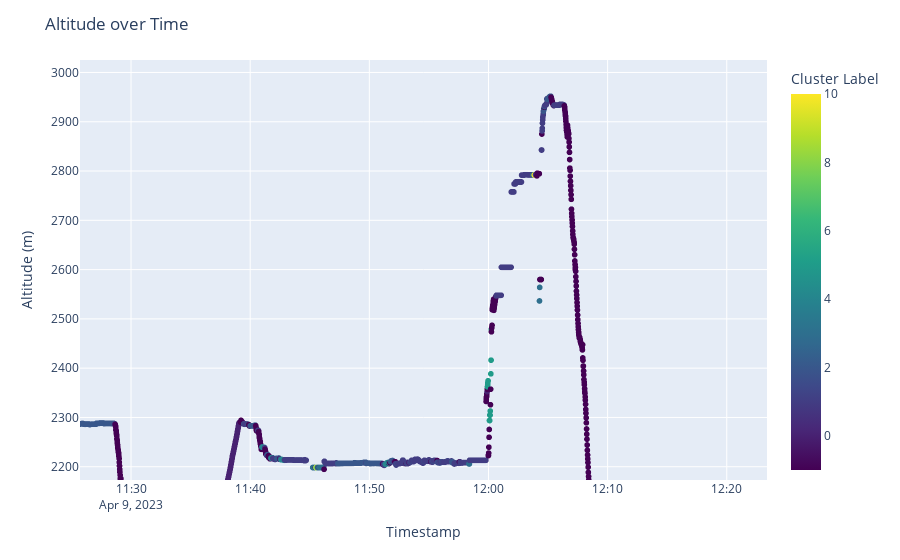

The notebook cell this image was saved under:
### Code cell
features = [
            'Speed(m/s)', 
            'Course',
            'TrueHeading',  
            # 'Alt(m)'
           ]

X = df[features]

# Pipeline for scaling and clustering
pipeline_dbscan = Pipeline([
    ('scaler', StandardScaler()),
    ('dbscan', DBSCAN(
        eps=0.195,
        min_samples=30,
        ))
])

# Fit the pipeline and safe cluster
clusters = pipeline_dbscan.fit_predict(X)

# Add the cluster labels to your dataframe
df['Cluster'] = clusters
number_clusters=df['Cluster'].nunique()
print(f'Number of clusters: {number_clusters}')

plot_clusters(df=df,cluster_column_name='Cluster')

### Figure 1 — Plotly figure (JSON) as saved in the notebook; plotly's stock layout.template omitted (floating-point values rounded to 4 significant figures; data arrays with more than 128 entries replaced by an {"elided": "..."} marker saying what was removed)
{"data": [{"hovertemplate": "x=%{x}<br>Altitude (m)=%{y}<br>Cluster=%{marker.color}<extra></extra>", "legendgroup": "", "marker": {"color": {"elided": "12373 int values"}, "coloraxis": "coloraxis", "symbol": "circle"}, "mode": "markers", "name": "", "showlegend": false, "type": "scattergl", "x": {"elided": "12373 str values"}, "xaxis": "x", "y": {"elided": "12373 float values"}, "yaxis": "y"}], "layout": {"autosize": true, "coloraxis": {"colorbar": {"title": {"text": "Cluster Label"}}, "colorscale": [[0, "#440154"], [0.1111, "#482878"], [0.2222, "#3e4989"], [0.3333, "#31688e"], [0.4444, "#26828e"], [0.5556, "#1f9e89"], [0.6667, "#35b779"], [0.7778, "#6ece58"], [0.8889, "#b5de2b"], [1, "#fde725"]]}, "dragmode": "pan", "legend": {"tracegroupgap": 0}, "margin": {"t": 60}, "title": {"text": "Altitude over Time"}, "xaxis": {"anchor": "y", "autorange": false, "domain": [0, 1], "range": ["2023-04-09 11:25:43.0134", "2023-04-09 12:23:22.6409"], "title": {"text": "Timestamp"}, "type": "date"}, "yaxis": {"anchor": "x", "autorange": false, "domain": [0, 1], "range": [2173.0, 3025.0], "title": {"text": "Altitude (m)"}, "type": "linear"}}}
